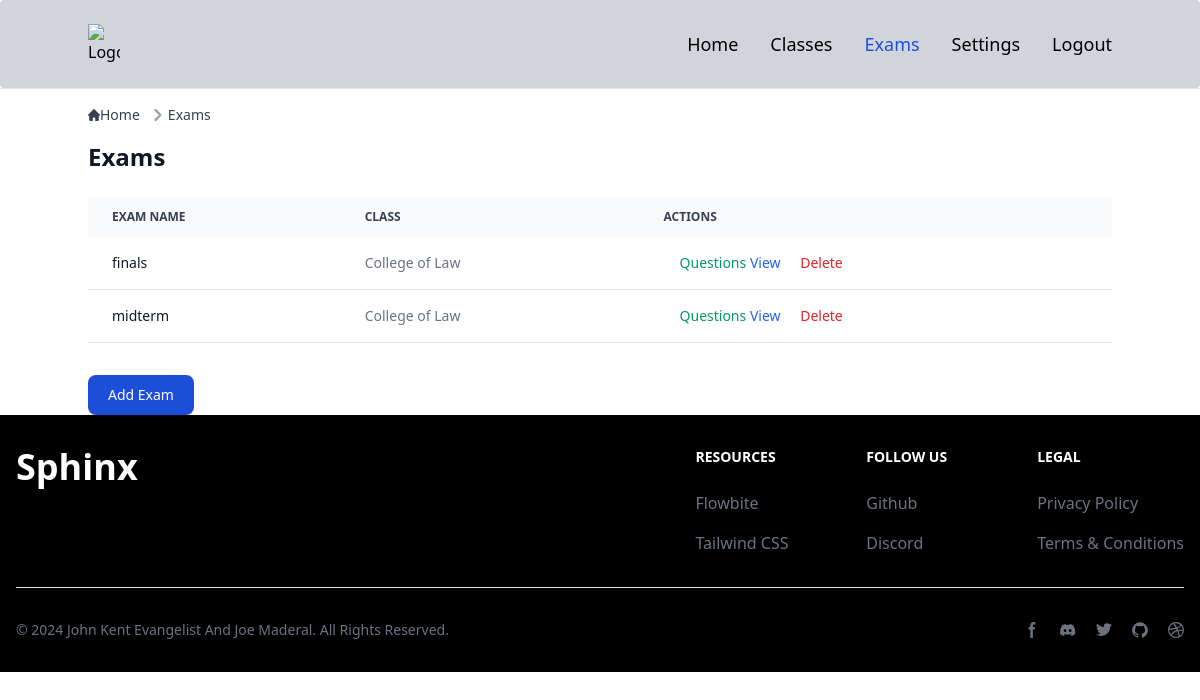
Before: /exams/ (signed in) with the older database file.
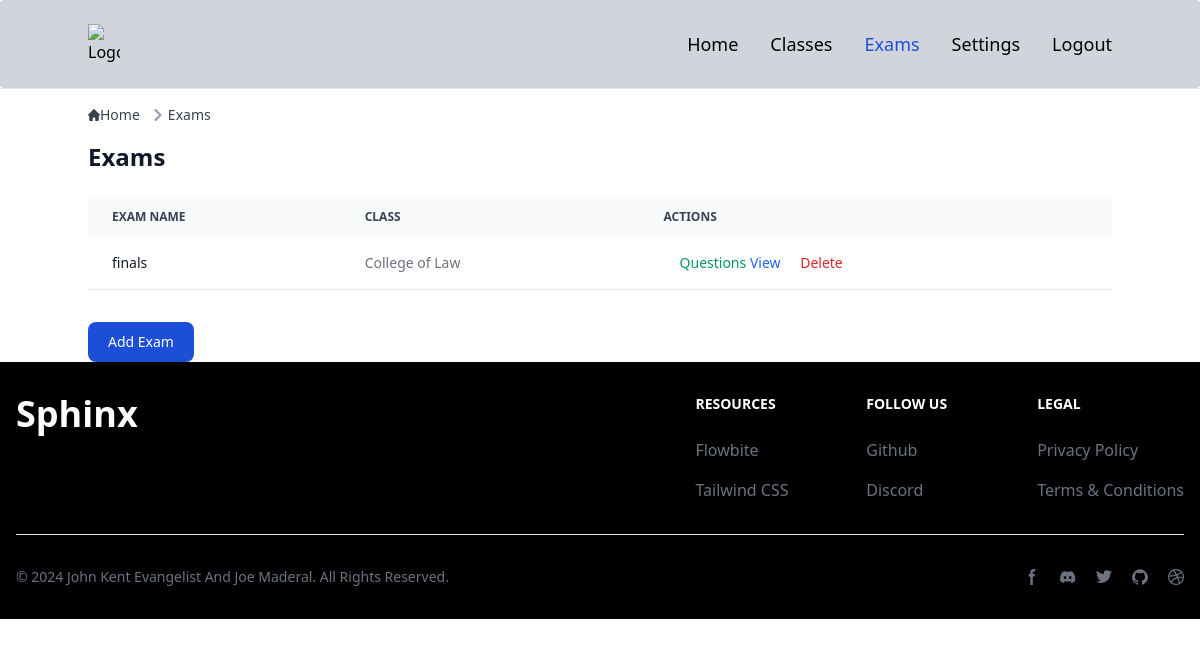
After: the same page with the newer database file.
### smartscoreapp/models.py (models this page shows, shortened)
class Exam(models.Model):
    name = models.CharField(max_length=100)
    class_assigned = models.ForeignKey(Class, related_name='exams', on_delete=models.CASCADE)
    date = models.DateField()
    exam_id = models.CharField(max_length=50, unique=True)  # Unique identifier for each exam set

class Class(models.Model):
    name = models.CharField(max_length=100)
    description = models.TextField(blank=True)
    user = models.ForeignKey(settings.AUTH_USER_MODEL, on_delete=models.CASCADE)

### smartscoreapp/views.py (the view)
# urls.py: path('exams/', exams_view, name='exams'),
@login_required
def exams_view(request):
    user_instance = request.user
    if request.method == 'POST':
        form = ExamForm(request.POST, user=user_instance)
        if form.is_valid():
            new_exam = form.save(commit=False)
            new_exam.save()
            messages.success(request, 'Exam added successfully.')
            return redirect('exams')
        else:
            messages.error(request, 'Failed to add exam. Please check the form for errors.')
    else:
        form = ExamForm(user=user_instance)
    classes = Class.objects.filter(user=user_instance)
    exams = Exam.objects.filter(class_assigned__user=user_instance)
    context = {
        'exams': exams,
        'classes': classes,
        'form': form,
    }
    return render(request, 'exams.html', context)

### templates/exams.html (shortened to what this page needs)
{% extends "base.html" %}
{% block content %}
<nav class="flex mb-4" aria-label="Breadcrumb">
  <ol class="inline-flex items-center space-x-1 md:space-x-2 rtl:space-x-reverse">
    <li class="inline-flex items-center">
      <a href="{% url 'index' %}" class="inline-flex items-center text-sm font-medium text-gray-700 hover:text-blue-600 dark:text-gray-400 dark:hover:text-white">
        Home
      </a>
    </li>
    <li class="flex items-center">
      <svg class="rtl:rotate-180 w-3 h-3 text-gray-400 mx-1" aria-hidden="true" xmlns="http://www.w3.org/2000/svg" fill="none" viewBox="0 0 6 10">
        <path stroke="currentColor" stroke-linecap="round" stroke-linejoin="round" stroke-width="2" d="m1 9 4-4-4-4"/>
      </svg>
      <a href="{% url 'exams' %}" class="text-sm font-medium text-gray-700 hover:text-blue-600 dark:text-gray-400 dark:hover:text-white">Exams</a>
    </li>
  </ol>
</nav>
<h1 class="text-2xl font-semibold text-gray-900 dark:text-white mb-6">Exams</h1>
<div class="relative overflow-x-auto mb-6">
  <table class="w-full text-sm text-left rtl:text-right text-gray-500 dark:text-gray-400">
    <thead class="text-xs text-gray-700 uppercase bg-gray-50 dark:bg-gray-700 dark:text-gray-400">
      <tr>
        <th scope="col" class="px-6 py-3">Exam Name</th>
        <th scope="col" class="px-6 py-3">Class</th>
        <th scope="col" class="px-6 py-3">Actions</th>
      </tr>
    </thead>
    <tbody>
      {% for exam in exams %}
        <tr class="bg-white border-b dark:bg-gray-800 dark:border-gray-700">
          <td class="px-6 py-4 font-medium text-gray-900 dark:text-white">{{ exam.name }}</td>
          <td class="px-6 py-4">{{ exam.class_assigned.name }}</td>
          <td class="px-6 py-4">
            <button data-modal-target="add-student-modal-{{ exam.id }}" data-modal-toggle="add-student-modal-{{ exam.id }}" class="text-green-600 hover:underline ml-4">Questions</button>
            <a href="{% url 'exam_detail' exam.id %}" class="text-blue-600 hover:underline">View</a>
            <a href="{% url 'delete_exam' exam.id %}" class="text-red-600 hover:underline ml-4" onclick="return confirm('Are you sure you want to delete this exam?');">Delete</a>
          </td>
        </tr>
      {% empty %}
        <tr class="bg-white border-b dark:bg-gray-800 dark:border-gray-700">
          <td colspan="3" class="px-6 py-4 text-center text-gray-500 dark:text-gray-400">No exams available.</td>
        </tr>
      {% endfor %}
    </tbody>
  </table>
</div>
<div class="add-exam-section mt-8">
  <button data-modal-target="add-exam-modal" data-modal-toggle="add-exam-modal" class="block text-white bg-blue-700 hover:bg-blue-800 focus:ring-4 focus:outline-none focus:ring-blue-300 font-medium rounded-lg text-sm px-5 py-2.5 text-center dark:bg-blue-600 dark:hover:bg-blue-700 dark:focus:ring-blue-800" type="button">
    Add Exam
  </button>
</div>
{% endblock %}

Changed rows visible on the page:
removed Exam: name "midterm", class_assigned.name "College of Law"
